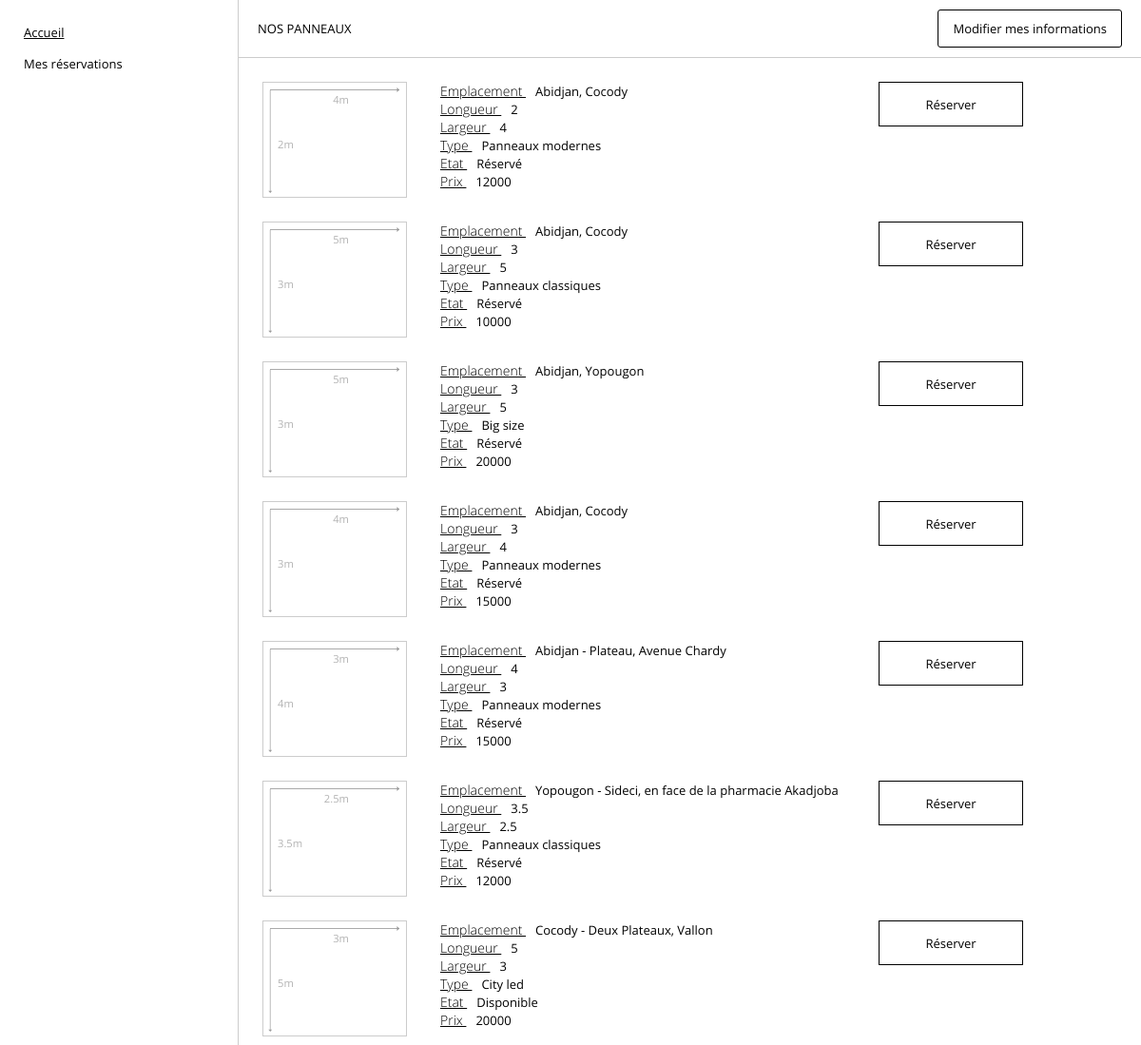
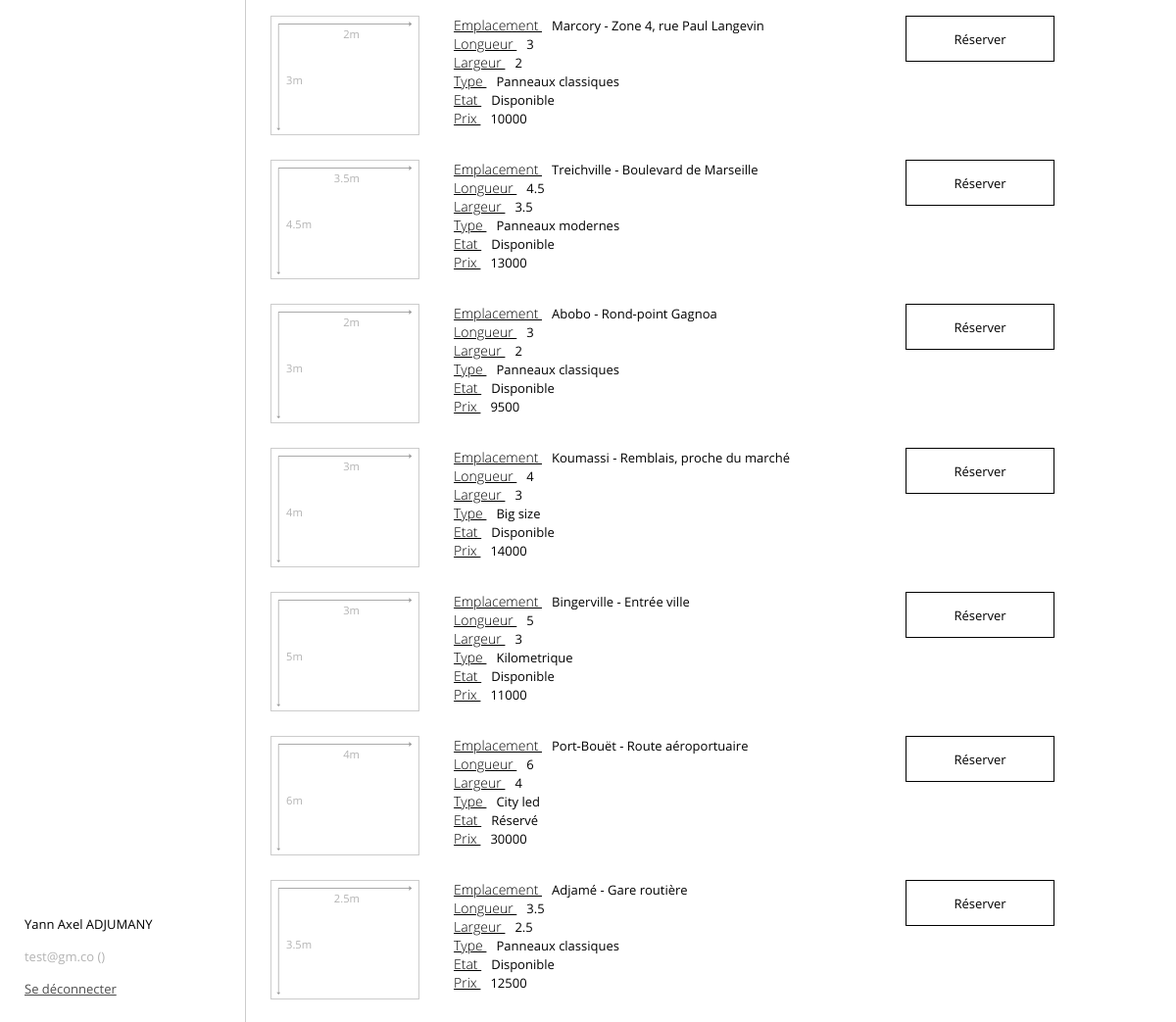
Page /views/client/espace.php (signed in) on the committed database (2 pictures, top to bottom).
### tables this page shows
CREATE TABLE IF NOT EXISTS `panneau` (
  `id` int NOT NULL AUTO_INCREMENT,
  `emplacement` varchar(100) NOT NULL,
  `longueur` float NOT NULL,
  `largeur` float NOT NULL,
  `type` varchar(25) NOT NULL,
  `etat` varchar(25) NOT NULL,
  `prix` int NOT NULL,
  `description` text NOT NULL,
  `reservation_id` int NOT NULL,
  PRIMARY KEY (`id`),
  KEY `reservation_id` (`reservation_id`)
);

### app/models/uri.php (called while the page is built)
<?php
$baseUrls = [
    "index" => "http://localhost/ad_panel/",
    "authenticate" => "http://localhost/ad_panel/views/authentication.php",
    "espace" => "http://localhost/ad_panel/views/client/espace.php",
    "mreservations" => "http://localhost/ad_panel/views/client/mes-reservations.php",
    "mmessages" => "",
    "mhistorique" => "",
    "reserver" => "http://localhost/ad_panel/views/reservation/faire-reservation.php",
    "modifier-reservation" => "http://localhost/ad_panel/views/reservation/update.php",
    "ajouter-panneau" => "http://localhost/ad_panel/views/panneau/create.php",
];

### views/panneau/panneauxList.php (the view)
<?php
require_once "../../app/connect.php";
require_once "../../app/models/uri.php";
$query = "select * from panneau where reservation_id=0";
$result = $cnx->query($query);
$rows = $result->fetch_all(MYSQLI_ASSOC);
?>
<div class="panelList">
    <?php if (count($rows) > 0): ?>
        <?php foreach ($rows as $row): ?>
            <div class="panel">
                <div style="display: flex; gap: 35px">
                    <div class="panel-display" data-long="<?= $row['longueur'] . "m" ?>"
                         data-larg="<?= $row['largeur'] . "m" ?>">
                        <img src="../../public/svg/arrow.svg" alt="icon" class="perim-icon top" width="170">
                        <img src="../../public/svg/arrow.svg" alt="icon" class="perim-icon left" width="135">
                    </div>
                    <ul class="panel-detail">
                        <?php foreach (array_slice($row, 1, count($row) - 3) as $key => $value): ?>
                            <li>
                                <span class="subtitle"><?= ucfirst($key) ?> </span>
                                <span style="font-weight: 400"><?= $value ?></span>
                            </li>
                        <?php endforeach; ?>
                    </ul>
                </div>
                <a <?= $row['reservation_id'] == 0 ? 'href=' . $baseUrls['reserver'] . "?panel=" . $row['id'] : '' ?>
                        style="
                                border: 1px solid <?= $row['reservation_id'] == 0 ? '#000' : '#a60000' ?>;
                                width: 150px; height: 45px; background: #fff; display: flex; justify-content: center; align-items: center;
                                color: <?= $row['reservation_id'] == 0 ? '#000' : '#a60000' ?>; text-decoration: none !important;
                                cursor: <?= $row['reservation_id'] == 0 ? 'pointer' : 'not-allowed' ?>;
                                min-width: 100px
                                "
                >
                    <?= $row['reservation_id'] == 0 ? 'Réserver' : 'Indisponible' ?>
                </a>
            </div>
        <?php endforeach; ?>
    <?php else: ?>
        <span>Aucun panneau disponible pour l'instant</span>
    <?php endif; ?>
</div>

### public/css/style.css (style rules this page uses)
body { font-family: "Literata", "Montserrat", "Open Sans", serif; font-size: 13px; margin: 0; padding: 0; }
a { color: #000000; text-decoration: underline !important; }

### public/css/global.css (style rules this page uses)
:root { --mtn-color: rgba(255, 221, 38, 0.89); --mtn-bgcolor: rgba(255, 221, 38, 0.35); --wave-color: rgba(60, 167, 255, 0.89); --wave-bgcolor: rgba(60, 167, 255, 0.35); --orange-color: orange; --orange-bgcolor: rgba(255, 165, 0, 0.35); }

### public/css/layout.css (style rules this page uses)
.layout .content .content-block .subtitle { font-weight: 200; text-decoration: underline; font-size: 14px; margin-right: 10px; }
.layout .content .content-block .panel-display { min-width: 150px; width: 150px; min-height: 120px; height: 120px; border: 1px solid #cccccc; position: relative; }
.layout .content .content-block .panel-display::before, .panel-display::after { font-size: .7rem; color: #b3b3b3; position: absolute; }
.layout .content .content-block .panelList { display: flex; flex-direction: column; width: 100%; gap: 25px; }
.panelList .panel { display: flex; justify-content: space-between; max-width: 800px; }
.panelList .panel ul { min-width: 300px; margin: 0; padding: 0; list-style-type: none; height: 120px; }
.panel-display .perim-icon.top { position: absolute; top: -35px; right: -10px; }
.panel-display .perim-icon.left { position: absolute; transform: rotate(90deg); left: -60px; bottom: 25px; }
.panel-display::before { content: attr(data-long); bottom: 40%; left: 15px; }
.panel-display::after { content: attr(data-larg); right: 40%; top: 10px; }

### rows in the picture
panneau: key "Emplacement", emplacement "Abidjan, Cocody", key "Longueur", longueur "2", key "Largeur", largeur "4", key "Type", type "Panneaux modernes", key "Etat", etat "Réservé", key "Prix", prix "12000", $row['id'] 1 (drawn), shows "Réserver"
panneau: key "Emplacement", emplacement "Abidjan, Cocody", key "Longueur", longueur "3", key "Largeur", largeur "5", key "Type", type "Panneaux classiques", key "Etat", etat "Réservé", key "Prix", prix "10000", shows "Réserver"
panneau: key "Emplacement", emplacement "Abidjan, Yopougon", key "Longueur", longueur "3", key "Largeur", largeur "5", key "Type", type "Big size", key "Etat", etat "Réservé", key "Prix", prix "20000", shows "Réserver"
panneau: key "Emplacement", emplacement "Abidjan, Cocody", key "Longueur", longueur "3", key "Largeur", largeur "4", key "Type", type "Panneaux modernes", key "Etat", etat "Réservé", key "Prix", prix "15000", shows "Réserver"
panneau: key "Emplacement", emplacement "Abidjan - Plateau, Avenue Chardy", key "Longueur", longueur "4", key "Largeur", largeur "3", key "Type", type "Panneaux modernes", key "Etat", etat "Réservé", key "Prix", prix "15000", shows "Réserver"
panneau: key "Emplacement", emplacement "Yopougon - Sideci, en face de la pharmacie Akadjoba", key "Longueur", longueur "3.5", key "Largeur", largeur "2.5", key "Type", type "Panneaux classiques", key "Etat", etat "Réservé", key "Prix", prix "12000", shows "Réserver"
panneau: key "Emplacement", emplacement "Cocody - Deux Plateaux, Vallon", key "Longueur", longueur "5", key "Largeur", largeur "3", key "Type", type "City led", key "Etat", etat "Disponible", key "Prix", prix "20000", shows "Réserver"
panneau: key "Emplacement", emplacement "Marcory - Zone 4, rue Paul Langevin", key "Longueur", longueur "3", key "Largeur", largeur "2", key "Type", type "Panneaux classiques", key "Etat", etat "Disponible", key "Prix", prix "10000", shows "Réserver"
panneau: key "Emplacement", emplacement "Treichville - Boulevard de Marseille", key "Longueur", longueur "4.5", key "Largeur", largeur "3.5", key "Type", type "Panneaux modernes", key "Etat", etat "Disponible", key "Prix", prix "13000", shows "Réserver"
panneau: key "Emplacement", emplacement "Abobo - Rond-point Gagnoa", key "Longueur", longueur "3", key "Largeur", largeur "2", key "Type", type "Panneaux classiques", key "Etat", etat "Disponible", key "Prix", prix "9500", shows "Réserver"
panneau: key "Emplacement", emplacement "Koumassi - Remblais, proche du marché", key "Longueur", longueur "4", key "Largeur", largeur "3", key "Type", type "Big size", key "Etat", etat "Disponible", key "Prix", prix "14000", shows "Réserver"
panneau: key "Emplacement", emplacement "Bingerville - Entrée ville", key "Longueur", longueur "5", key "Largeur", largeur "3", key "Type", type "Kilometrique", key "Etat", etat "Disponible", key "Prix", prix "11000", shows "Réserver"
panneau: key "Emplacement", emplacement "Port-Bouët - Route aéroportuaire", key "Longueur", longueur "6", key "Largeur", largeur "4", key "Type", type "City led", key "Etat", etat "Réservé", key "Prix", prix "30000", shows "Réserver"
panneau: key "Emplacement", emplacement "Adjamé - Gare routière", key "Longueur", longueur "3.5", key "Largeur", largeur "2.5", key "Type", type "Panneaux classiques", key "Etat", etat "Disponible", key "Prix", prix "12500", shows "Réserver"

### other values in the picture
$user['firstname'] "Yann Axel"
$user['lastname'] "ADJUMANY"
$user['email'] "test@gm.co"
$title "NOS PANNEAUX"
$bTitle "Modifier mes informations"
